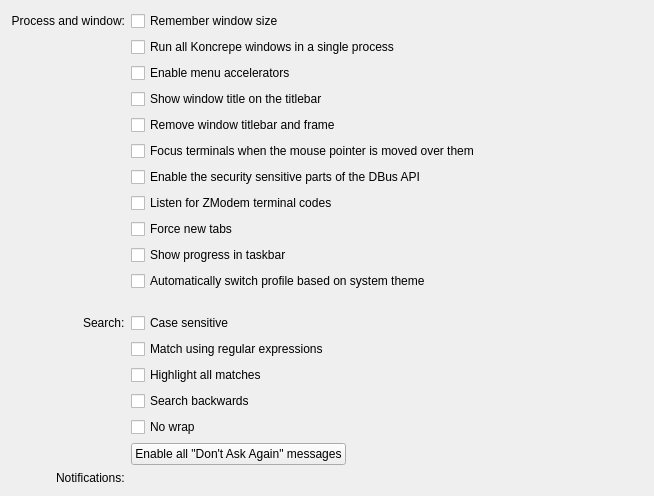
<?xml version="1.0" encoding="UTF-8"?>
<ui version="4.0">
 <class>GeneralSettings</class>
 <widget class="QWidget" name="GeneralSettings">
  <property name="geometry">
   <rect>
    <x>0</x>
    <y>0</y>
    <width>654</width>
    <height>483</height>
   </rect>
  </property>
  <property name="sizePolicy">
   <sizepolicy hsizetype="Preferred" vsizetype="Preferred">
    <horstretch>1</horstretch>
    <verstretch>0</verstretch>
   </sizepolicy>
  </property>
  <layout class="QVBoxLayout" name="verticalLayout">
   <property name="spacing">
    <number>0</number>
   </property>
   <item>
    <layout class="QGridLayout">
     <property name="leftMargin">
      <number>0</number>
     </property>
     <property name="topMargin">
      <number>0</number>
     </property>
     <property name="rightMargin">
      <number>0</number>
     </property>
     <property name="bottomMargin">
      <number>0</number>
     </property>
     <property name="spacing">
      <number>6</number>
     </property>
     <item row="1" column="2">
      <widget class="QCheckBox" name="kcfg_UseSingleInstance">
       <property name="sizePolicy">
        <sizepolicy hsizetype="Preferred" vsizetype="Fixed">
         <horstretch>0</horstretch>
         <verstretch>0</verstretch>
        </sizepolicy>
       </property>
       <property name="toolTip">
        <string>When launching Koncrepe re-use existing process if possible</string>
       </property>
       <property name="text">
        <string>Run all Koncrepe windows in a single process</string>
       </property>
      </widget>
     </item>
     <item row="18" column="2">
      <spacer>
       <property name="orientation">
        <enum>Qt::Orientation::Vertical</enum>
       </property>
       <property name="sizeType">
        <enum>QSizePolicy::Policy::Fixed</enum>
       </property>
       <property name="sizeHint" stdset="0">
        <size>
         <width>20</width>
         <height>16</height>
        </size>
       </property>
      </spacer>
     </item>
     <item row="0" column="2">
      <widget class="QCheckBox" name="kcfg_RememberWindowSize">
       <property name="sizePolicy">
        <sizepolicy hsizetype="Preferred" vsizetype="Fixed">
         <horstretch>0</horstretch>
         <verstretch>0</verstretch>
        </sizepolicy>
       </property>
       <property name="toolTip">
        <string>If enabled, profile settings will be ignored</string>
       </property>
       <property name="text">
        <string>Remember window size</string>
       </property>
      </widget>
     </item>
     <item row="8" column="2">
      <widget class="QCheckBox" name="kcfg_ForceNewTabs">
       <property name="text">
        <string>Force new tabs</string>
       </property>
      </widget>
     </item>
     <item row="7" column="2">
      <widget class="QCheckBox" name="kcfg_ListenForZModemTerminalCodes">
       <property name="text">
        <string>Listen for ZModem terminal codes</string>
       </property>
      </widget>
     </item>
     <item row="9" column="2">
      <widget class="QCheckBox" name="kcfg_ShowProgressInTaskBar">
       <property name="text">
        <string>Show progress in taskbar</string>
       </property>
      </widget>
     </item>
     <item row="10" column="2">
      <widget class="QCheckBox" name="kcfg_SyncProfileWithSystemTheme">
       <property name="text">
        <string>Automatically switch profile based on system theme</string>
       </property>
      </widget>
     </item>
     <item row="19" column="0" alignment="Qt::AlignmentFlag::AlignRight">
      <widget class="QLabel" name="label_3">
       <property name="text">
        <string>Notifications:</string>
       </property>
      </widget>
     </item>
     <item row="16" column="2">
      <widget class="QCheckBox" name="kcfg_SearchReverseSearch">
       <property name="sizePolicy">
        <sizepolicy hsizetype="Preferred" vsizetype="Fixed">
         <horstretch>0</horstretch>
         <verstretch>0</verstretch>
        </sizepolicy>
       </property>
       <property name="toolTip">
        <string>Sets whether search should start from the bottom</string>
       </property>
       <property name="text">
        <string>Search backwards</string>
       </property>
      </widget>
     </item>
     <item row="12" column="2">
      <widget class="QCheckBox" name="kcfg_SearchCaseSensitive">
       <property name="sizePolicy">
        <sizepolicy hsizetype="Preferred" vsizetype="Fixed">
         <horstretch>0</horstretch>
         <verstretch>0</verstretch>
        </sizepolicy>
       </property>
       <property name="toolTip">
        <string>Sets whether the search is case sensitive</string>
       </property>
       <property name="text">
        <string>Case sensitive</string>
       </property>
      </widget>
     </item>
     <item row="0" column="0">
      <widget class="QLabel" name="label">
       <property name="text">
        <string>Process and window:</string>
       </property>
       <property name="alignment">
        <set>Qt::AlignmentFlag::AlignRight|Qt::AlignmentFlag::AlignTrailing|Qt::AlignmentFlag::AlignVCenter</set>
       </property>
      </widget>
     </item>
     <item row="14" column="2">
      <widget class="QCheckBox" name="kcfg_SearchHighlightMatches">
       <property name="sizePolicy">
        <sizepolicy hsizetype="Preferred" vsizetype="Fixed">
         <horstretch>0</horstretch>
         <verstretch>0</verstretch>
        </sizepolicy>
       </property>
       <property name="text">
        <string>Highlight all matches</string>
       </property>
      </widget>
     </item>
     <item row="12" column="0" alignment="Qt::AlignmentFlag::AlignRight">
      <widget class="QLabel" name="label_2">
       <property name="text">
        <string comment="@item:intext Search options">Search:</string>
       </property>
      </widget>
     </item>
     <item row="11" column="2">
      <spacer>
       <property name="orientation">
        <enum>Qt::Orientation::Vertical</enum>
       </property>
       <property name="sizeType">
        <enum>QSizePolicy::Policy::Fixed</enum>
       </property>
       <property name="sizeHint" stdset="0">
        <size>
         <width>20</width>
         <height>16</height>
        </size>
       </property>
      </spacer>
     </item>
     <item row="17" column="2">
      <widget class="QCheckBox" name="kcfg_SearchNoWrap">
       <property name="sizePolicy">
        <sizepolicy hsizetype="Preferred" vsizetype="Fixed">
         <horstretch>0</horstretch>
         <verstretch>0</verstretch>
        </sizepolicy>
       </property>
       <property name="toolTip">
        <string>Sets whether search should stop instead of wrapping</string>
       </property>
       <property name="text">
        <string>No wrap</string>
       </property>
      </widget>
     </item>
     <item row="2" column="2">
      <widget class="QCheckBox" name="kcfg_AllowMenuAccelerators">
       <property name="sizePolicy">
        <sizepolicy hsizetype="Preferred" vsizetype="Fixed">
         <horstretch>0</horstretch>
         <verstretch>0</verstretch>
        </sizepolicy>
       </property>
       <property name="text">
        <string>Enable menu accelerators</string>
       </property>
      </widget>
     </item>
     <item row="5" column="2">
      <widget class="QCheckBox" name="kcfg_FocusFollowsMouse">
       <property name="text">
        <string>Focus terminals when the mouse pointer is moved over them</string>
       </property>
      </widget>
     </item>
     <item row="18" column="2">
      <layout class="QHBoxLayout" stretch="0,1">
       <property name="spacing">
        <number>0</number>
       </property>
       <item>
        <widget class="QPushButton" name="enableAllMessagesButton">
         <property name="sizePolicy">
          <sizepolicy hsizetype="Preferred" vsizetype="Fixed">
           <horstretch>0</horstretch>
           <verstretch>0</verstretch>
          </sizepolicy>
         </property>
         <property name="toolTip">
          <string>All dialogs will be shown again</string>
         </property>
         <property name="text">
          <string>Enable all &quot;Don't Ask Again&quot; messages</string>
         </property>
        </widget>
       </item>
       <item>
        <spacer>
         <property name="orientation">
          <enum>Qt::Orientation::Horizontal</enum>
         </property>
         <property name="sizeHint" stdset="0">
          <size>
           <width>40</width>
           <height>20</height>
          </size>
         </property>
        </spacer>
       </item>
      </layout>
     </item>
     <item row="3" column="2">
      <widget class="QCheckBox" name="kcfg_ShowWindowTitleOnTitleBar">
       <property name="sizePolicy">
        <sizepolicy hsizetype="Preferred" vsizetype="Fixed">
         <horstretch>0</horstretch>
         <verstretch>0</verstretch>
        </sizepolicy>
       </property>
       <property name="text">
        <string>Show window title on the titlebar</string>
       </property>
      </widget>
     </item>
     <item row="6" column="2">
      <widget class="QCheckBox" name="kcfg_EnableSecuritySensitiveDBusAPI">
       <property name="text">
        <string>Enable the security sensitive parts of the DBus API</string>
       </property>
      </widget>
     </item>
     <item row="4" column="2">
      <widget class="QCheckBox" name="kcfg_RemoveWindowTitleBarAndFrame">
       <property name="text">
        <string>Remove window titlebar and frame</string>
       </property>
      </widget>
     </item>
     <item row="13" column="2">
      <widget class="QCheckBox" name="kcfg_SearchRegExpression">
       <property name="sizePolicy">
        <sizepolicy hsizetype="Preferred" vsizetype="Fixed">
         <horstretch>0</horstretch>
         <verstretch>0</verstretch>
        </sizepolicy>
       </property>
       <property name="text">
        <string>Match using regular expressions</string>
       </property>
      </widget>
     </item>
    </layout>
   </item>
   <item>
    <spacer>
     <property name="orientation">
      <enum>Qt::Orientation::Vertical</enum>
     </property>
     <property name="sizeHint" stdset="0">
      <size>
       <width>20</width>
       <height>40</height>
      </size>
     </property>
    </spacer>
   </item>
  </layout>
 </widget>
 <resources/>
 <connections/>
</ui>
